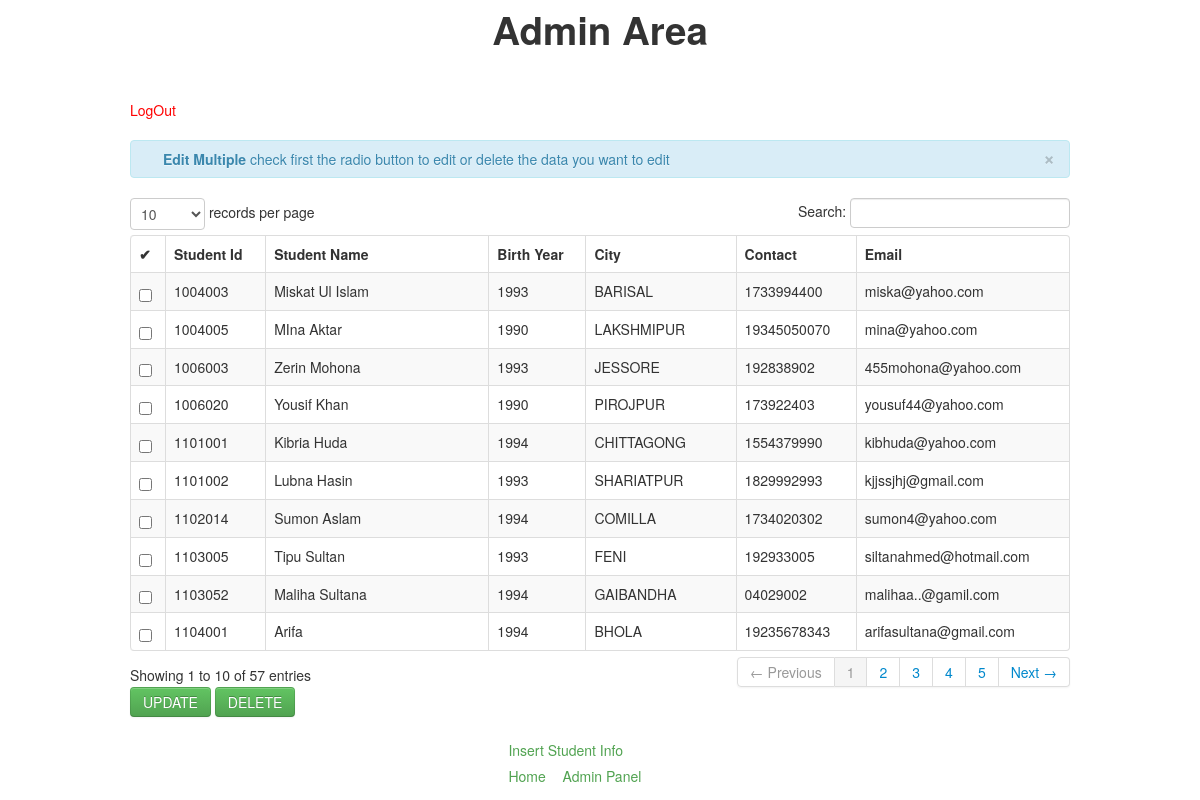
Page /StudentInfoIndex/studdent_info.php on the committed database.
### tables this page shows
CREATE TABLE IF NOT EXISTS `student_personal_info` (
  `student_id` int(7) NOT NULL,
  `student_name` varchar(50) NOT NULL,
  `birth_year` int(4) NOT NULL,
  `district_id` int(2) NOT NULL,
  `contact` varchar(11) NOT NULL,
  `email_address` varchar(50) NOT NULL
);

CREATE TABLE IF NOT EXISTS `district_info` (
`district_id` int(2) NOT NULL,
  `district_name` varchar(20) NOT NULL
);

### StudentInfoIndex/studdent_info.php (the view, shortened to what this page needs)
<?php
include('header.php');
?>
<html>
<head>
    <h1 align="center">Admin Area</h1>
</head>
<body>
<div class="container">
<br>
<br>
<a href="admin_logout.php"><font color="red">LogOut</font></a>
<br><br>
<form name="frmUser" action="" method="post">
                        <table cellpadding="0" cellspacing="0" border="0" class="table table-striped table-bordered" id="example">
                            <div class="alert alert-info">
                                <button type="button" class="close" data-dismiss="alert">&times;</button>
                                <strong><i class="icon-user icon-large"></i>&nbsp;Edit Multiple</strong>&nbsp;check first the radio button to edit or delete the data you want to edit
                            </div>
                            <thead>
                                <tr>
                                    <th>&#10004;</th>
                                    <th>Student Id</th>
                                    <th>Student Name</th>
                                    <th>Birth Year</th>
                                    <th>City</th>
                                    <th>Contact</th>
                                    <th>Email</th>
                                </tr>
                            </thead>
                            <tbody>
                              	<?php
                                $q="select `student_id`,`student_name`,`birth_year`,b.`district_name` as `district`,`contact`,`email_address`
                                    from `student_personal_info` a ,`district_info` b
                                    where a.`district_id`=b.`district_id`";
							$query=mysqli_query($con_db,$q)or die(mysqli_error($con_db));
							while($row=mysqli_fetch_array($query)){
							$id=$row['student_id'];
							?>
										<tr>
										<td>
										<input name="selector[]" type="checkbox" value="<?php echo $id; ?>">
										</td>
                                         <td><?php echo $row['student_id'] ?></td>
                                         <td><?php echo $row['student_name'] ?></td>
                                         <td><?php echo $row['birth_year'] ?></td>
                                         <td><?php echo $row['district'] ?></td>
                                         <td><?php echo $row['contact'] ?></td>
                                         <td><?php echo $row['email_address'] ?></td>
                                </tr>
                         <?php  } ?>
                            </tbody>
                        </table>
						<button class="btn btn-success"  name="submit_mult" type="submit" onclick="setUpdateAction();">
                        UPDATE
                        </button>
                        <button class="btn btn-success"  name="submit_dlt" type="submit" onclick="setDeleteAction();">
                        DELETE
                        </button>
</form>
</div>
<div id="header">
             <a href="insert_student_info.php">Insert Student Info</a></li>
        <ul>
            <li><a href="home.php">Home</a></li>
            <li><a href="admin_page.2.php">Admin Panel</a></li>
        </ul>
</body>
</html>

### StudentInfoIndex/studdent_info.php (style rules this page uses)
ul { float: left; width: 100%; padding: 0; margin: 0; list-style-type: none; }
#header a { float: left; text-decoration: none; color: #51A351; padding: 0.2em 0.6em; border-right: 1px solid bl; }
li { display: inline; }
#header { margin-left: 500px; }

### rows in the picture
student_personal_info: student_id "1004003", student_name "Miskat Ul Islam", birth_year "1993", district.district_name "BARISAL", contact "1733994400", email_address "miska@yahoo.com"
student_personal_info: student_id "1004005", student_name "MIna Aktar", birth_year "1990", district.district_name "LAKSHMIPUR", contact "19345050070", email_address "mina@yahoo.com"
student_personal_info: student_id "1006003", student_name "Zerin Mohona", birth_year "1993", district.district_name "JESSORE", contact "192838902", email_address "455mohona@yahoo.com"
student_personal_info: student_id "1006020", student_name "Yousif Khan", birth_year "1990", district.district_name "PIROJPUR", contact "173922403", email_address "yousuf44@yahoo.com"
student_personal_info: student_id "1101001", student_name "Kibria Huda", birth_year "1994", district.district_name "CHITTAGONG", contact "1554379990", email_address "kibhuda@yahoo.com"
student_personal_info: student_id "1101002", student_name "Lubna Hasin", birth_year "1993", district.district_name "SHARIATPUR", contact "1829992993", email_address "kjjssjhj@gmail.com"
student_personal_info: student_id "1102014", student_name "Sumon Aslam", birth_year "1994", district.district_name "COMILLA", contact "1734020302", email_address "sumon4@yahoo.com"
student_personal_info: student_id "1103005", student_name "Tipu Sultan", birth_year "1993", district.district_name "FENI", contact "192933005", email_address "siltanahmed@hotmail.com"
student_personal_info: student_id "1103052", student_name "Maliha Sultana", birth_year "1994", district.district_name "GAIBANDHA", contact "04029002", email_address "malihaa..@gamil.com"
student_personal_info: student_id "1104001", student_name "Arifa", birth_year "1994", district.district_name "BHOLA", contact "19235678343", email_address "arifasultana@gmail.com"
